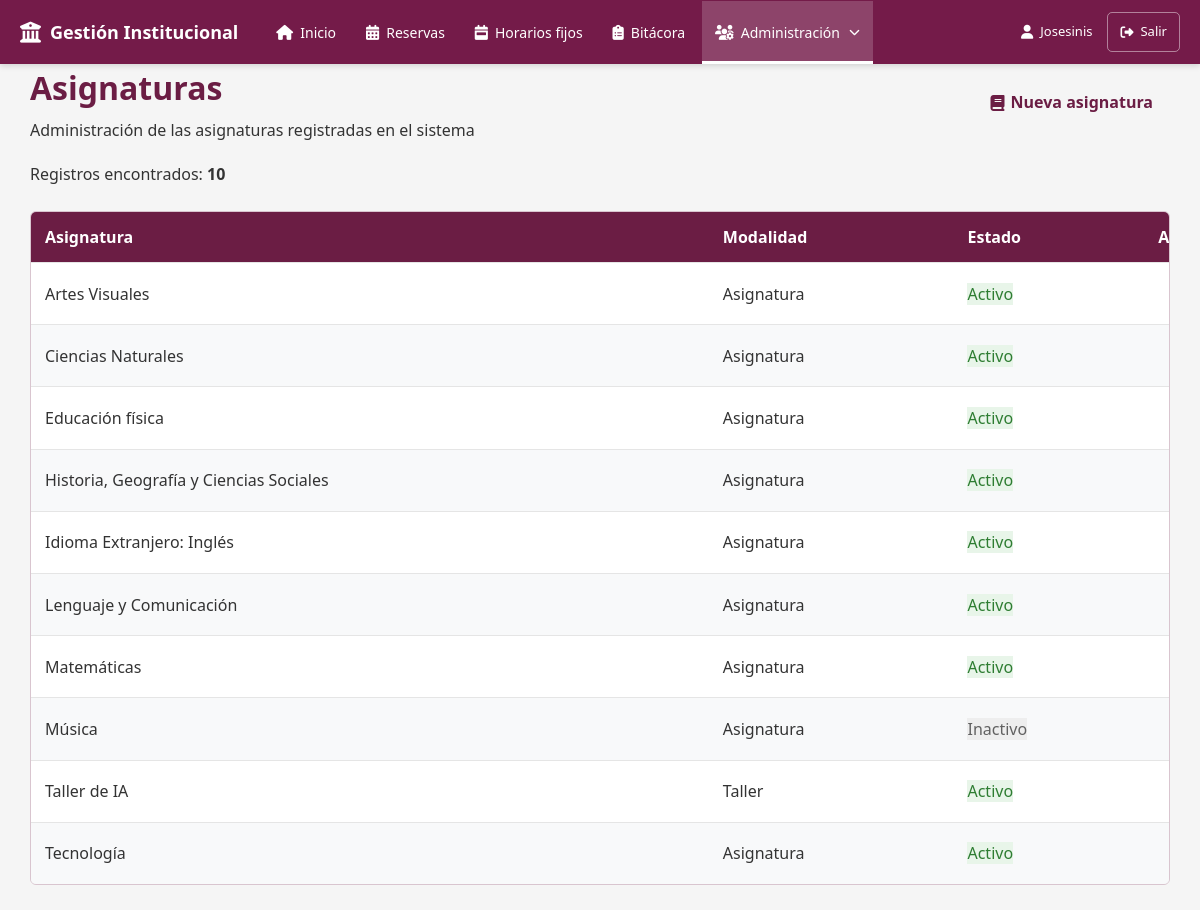
Page /modules/asignaturas/index.php (signed in) on the committed database.
### tables this page shows
CREATE TABLE `asignaturas` (
  `id` int(11) NOT NULL,
  `asignatura_nombre` varchar(50) NOT NULL,
  `modalidad` enum('asignatura','taller') DEFAULT 'asignatura',
  `activo` tinyint(1) DEFAULT NULL
);

### modules/asignaturas/index.php (the view, shortened to what this page needs)
<?php
require_once '../../config/database.php';
$asignaturas = [];
$sql = "
    SELECT
        id,
        asignatura_nombre,
        modalidad,
        activo
    FROM asignaturas
    ORDER BY
        asignatura_nombre ASC
";
$resultado = $conexion->query($sql);
if ($resultado) {
    $asignaturas = $resultado->fetch_all(
        MYSQLI_ASSOC
    );
}
function textoModalidadAsignatura(string $modalidad): string
{
    return match ($modalidad) {
        'asignatura' => 'Asignatura',
        'taller' => 'Taller',
        default => $modalidad
    };
}
?>
<!DOCTYPE html>
<html lang="es">
<head>
    <link
        rel="stylesheet"
        href="https://cdnjs.cloudflare.com/ajax/libs/font-awesome/6.7.2/css/all.min.css">
    <link
        rel="stylesheet"
        href="../../assets/css/estilos.css">
    <link
        rel="stylesheet"
        href="../../assets/css/botones.css">
    <link
        rel="stylesheet"
        href="../../assets/css/formularios.css">
    <link
        rel="stylesheet"
        href="../../assets/css/tablas.css">
</head>
<body>
    <?php
    require_once '../../includes/menu.php';
    ?>
    <div class="contenedor contenedor-usuarios">
        <div class="encabezado-pagina">
            <div>
                <h1>
                    Asignaturas
                </h1>
                <p>
                    Administración de las asignaturas registradas en el sistema
                </p>
            </div>
            <?php if ($rolUsuario === 'superadmin'): ?>
                <div>
                    <a
                        href="crear.php"
                        class="btn btn-primary">
                        <i class="fa-solid fa-book"></i>
                        Nueva asignatura
                    </a>
                </div>
            <?php endif; ?>
        </div>
        <div class="resumen-usuarios">
            Registros encontrados:
            <strong>
                <?= count($asignaturas) ?>
            </strong>
        </div>
        <div class="tabla-contenedor">
            <table class="tabla">
                <thead>
                    <tr>
                        <th>
                            Asignatura
                        </th>
                        <th>
                            Modalidad
                        </th>
                        <th>
                            Estado
                        </th>
                        <?php if ($rolUsuario === 'superadmin'): ?>
                            <th>
                                Acciones
                            </th>
                        <?php endif; ?>
                    </tr>
                </thead>
                <tbody>
                    <?php if (empty($asignaturas)): ?>
                        <tr>
                            <td
                                colspan="<?= $rolUsuario === 'superadmin' ? 4 : 3 ?>"
                                style="text-align:center;">
                                No existen asignaturas registradas.
                            </td>
                        </tr>
                    <?php else: ?>
                        <?php foreach ($asignaturas as $asignatura): ?>
                            <tr>
                                <td>
                                    <?= htmlspecialchars(
                                        $asignatura['asignatura_nombre']
                                    ) ?>
                                </td>
                                <td>
                                    <?= htmlspecialchars(
                                        textoModalidadAsignatura(
                                            $asignatura['modalidad']
                                        )
                                    ) ?>
                                </td>
                                <td>
                                    <?php if (
                                        (int) $asignatura['activo'] === 1
                                    ): ?>
                                        <span class="estado-activo">
                                            Activo
                                        </span>
                                    <?php else: ?>
                                        <span class="estado-inactivo">
                                            Inactivo
                                        </span>
                                    <?php endif; ?>
                                </td>
                                <?php if ($rolUsuario === 'superadmin'): ?>
                                    <td>
                                        <a
                                            href="editar.php?id=<?= (int) $asignatura['id'] ?>"
                                            class="btn btn-secondary btn-sm">
                                        </a>
                                    </td>
                                <?php endif; ?>
                            </tr>
                        <?php endforeach; ?>
                    <?php endif; ?>
                </tbody>
            </table>
        </div>
    </div>
</body>
</html>

### assets/css/estilos.css (style rules this page uses)
:root { --color-primario: #6b1d44; --color-primario-hover: #5b1739; --color-primario-original: #4e0227; --color-exito: #198754; --color-exito-hover: #157347; --color-advertencia: #ffc107; --color-advertencia-hover: #e0a800; --color-error: #dc3545; --color-error-hover: #bb2d3b; --color-fondo: #ffffff; --color-fondo-secundario: #f5f5f5; --color-fondo-neutro: #eeeeee; --color-texto: #333333; --color-texto-secundario: #666666; --color-borde: #d9c5cf; --radio-borde: 6px; --ancho-formulario: 700px; --btn-padding-y: 8px; --btn-padding-x: 16px; --btn-transicion: .2s ease; --sombra-focus: 0 0 5px rgba(107, 29, 68, 0.25); }
* { margin: 0; padding: 0; box-sizing: border-box; }
html { font-size: 16px; }
body { font-family: "Segoe UI", Tahoma, Geneva, Verdana, sans-serif; font-size: 1rem; line-height: 1.5; color: var(--color-texto); background-color: var(--color-fondo-secundario); }
h1, h2, h3, h4, h5, h6 { color: var(--color-primario); font-weight: 600; }
p { margin-bottom: 1rem; }
a { color: var(--color-primario); text-decoration: none; transition: color 0.2s ease; }
.contenedor { width: 90%; max-width: 1200px; margin: 0 auto; }
.encabezado-pagina { display: flex; justify-content: space-between; align-items: center; gap: 20px; margin-bottom: 20px; }
.encabezado-pagina h1 { margin: 0; }
.encabezado-pagina p { margin: 6px 0 0; }
.encabezado-pagina .btn-primary { display: inline-flex; align-items: center; justify-content: center; padding: 9px 16px; font-weight: 600; text-decoration: none; white-space: nowrap; }
.contenedor-usuarios { width: 95%; max-width: 1700px; margin-left: auto; margin-right: auto; box-sizing: border-box; }

### assets/css/botones.css (style rules this page uses)
.btn { display: inline-flex; align-items: center; justify-content: center; padding: 8px 16px; font-family: inherit; font-size: inherit; line-height: 1.2; font-weight: 600; text-decoration: none; white-space: nowrap; cursor: pointer; border: 1px solid transparent; border-radius: var(--radio-borde); box-sizing: border-box; transition: background-color 0.2s ease, border-color 0.2s ease, color 0.2s ease, box-shadow 0.2s ease; }
.btn i { margin-right: 6px; }

### assets/css/tablas.css (style rules this page uses)
.tabla-contenedor { width: 100%; max-width: none; overflow-x: auto; overflow-y: hidden; margin: 25px 0; border: 1px solid var(--color-borde); border-radius: var(--radio-borde); background-color: #fff; box-sizing: border-box; scrollbar-width: thin; }
.tabla { width: 100%; min-width: 1400px; border-collapse: collapse; }
.tabla thead th { padding: 13px 14px; background-color: var(--color-primario); color: #fff; font-weight: 600; text-align: left; white-space: nowrap; }
.tabla tbody td { padding: 12px 14px; border-top: 1px solid #e5e5e5; color: var(--color-texto); vertical-align: middle; }
.tabla tbody tr:nth-child(even) { background-color: #f8f9fa; }
.tabla .estado-activo { background-color: #e8f5e9; color: #2e7d32; }
.tabla .estado-inactivo { background-color: #eeeeee; color: #616161; }

### rows in the picture
asignaturas: asignatura_nombre "Artes Visuales", modalidad "Asignatura", activo "Activo"
asignaturas: asignatura_nombre "Ciencias Naturales", modalidad "Asignatura", activo "Activo"
asignaturas: asignatura_nombre "Educación física", modalidad "Asignatura", activo "Activo"
asignaturas: asignatura_nombre "Historia, Geografía y Ciencias Sociales", modalidad "Asignatura", activo "Activo"
asignaturas: asignatura_nombre "Idioma Extranjero: Inglés", modalidad "Asignatura", activo "Activo"
asignaturas: asignatura_nombre "Lenguaje y Comunicación", modalidad "Asignatura", activo "Activo"
asignaturas: asignatura_nombre "Matemáticas", modalidad "Asignatura", activo "Activo"
asignaturas: asignatura_nombre "Música", modalidad "Asignatura", activo "Inactivo"
asignaturas: asignatura_nombre "Taller de IA", modalidad "Taller", activo "Activo"
asignaturas: asignatura_nombre "Tecnología", modalidad "Asignatura", activo "Activo"

### other values in the picture
$nombreUsuario "Josesinis"
count($asignaturas) "10"
